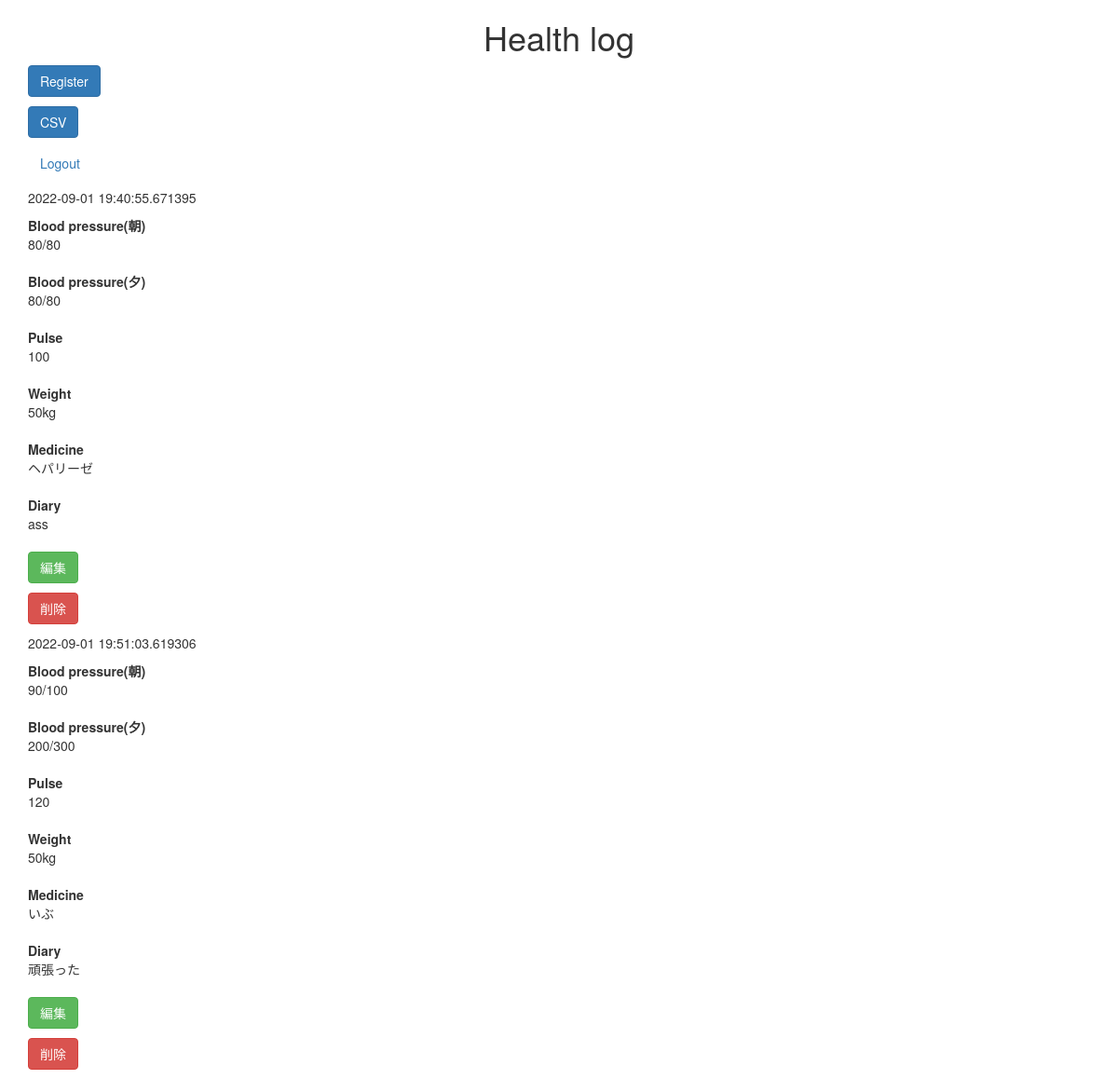
Screenshot of / (signed in) with the database file from the repository.
### app.py (models this page shows)
class Post(db.Model):
    __tablename__ = "healthlog"
    id = db.Column(db.Integer, primary_key=True)
    low_morning = db.Column(db.Integer, nullable=True)
    upper_morning = db.Column(db.Integer, nullable=True)
    low_evening = db.Column(db.Integer, nullable=True)
    upper_evening = db.Column(db.Integer, nullable=True)
    pulse = db.Column(db.Integer, nullable=True)
    weight = db.Column(db.Integer, nullable=True)
    medicine = db.Column(db.String(100), nullable=True)
    diary = db.Column(db.String(300), nullable=True)
    created_at = db.Column(db.DateTime, nullable=False,
                           default=datetime.now(pytz.timezone('Asia/Tokyo')))

### app.py (the view)
@app.route('/')
@login_required
def index():
    if request.method == 'GET':
        posts = Post.query.all()
        return render_template('index.html', posts=posts)

### app.py (called while the page is built)
@login_maneger.user_loader
def load_user(user_id):
    return User.query.get(int(user_id))

### templates/index.html (shortened to what this page needs)
{% extends "bootstrap/base.html" %}
{% block content %}
<div class="container mt-4">
  <div>
    <h1 class="text-center">Health log</h1>
    <div class="d-flex">
      <p class="mt-2 mb-4 mr-4"><a href="/create" role="button" class="btn btn-primary">Register</a></p>
      <p class="mt-2 mb-4 mr-4"><a href="/quickbooks/healthlog" role="button" class="btn btn-primary">CSV</a></p>
      <p class="mt-2 mb-4"><a href="/logout" role="button" class="btn btn-secondary">Logout</a></p>
    </div>
  </div>
    {% for post in posts %}
  <div class="border px-4 py-2 mb-4">
      <article>
        <p>{{post.created_at}}</p>
      <div class="d-md-flex justify-content-between">
      <dl>
        <dt>Blood pressure(朝)</dt>
        <dd>{{post.upper_morning}}/{{post.low_morning}}</dd>
      </dl>
      <dl>
        <dt>Blood pressure(夕)</dt>
        <dd>{{post.upper_evening}}/{{post.low_evening}}</dd>
      </dl>
      <dl>
        <dt>Pulse</dt>
        <dd>{{post.pulse}}</dd>
      </dl>
      <dl>
        <dt>Weight</dt>
        <dd>{{post.weight}}kg</dd>
      </dl>
      <dl>
        <dt>Medicine</dt>
        <dd>{{post.medicine}}</dd>
      </dl>
      <dl>
        <dt>Diary</dt>
        <dd>{{post.diary}}</dd>
      </dl>
    </div>
    </article>
  <div class="d-md-flex justify-content-end">
    <p class="mr-4"><a href="/{{post.id}}/update" role="button" class="btn btn-success">編集</a></p>
    <p><a href="/{{post.id}}/delete" role="button" class="btn btn-danger">削除</a></p>
  </div>
</div>
    {% endfor %}
  {% endblock %}

### rows the page displays
Post: created_at "2022-09-01 19:40:55.671395", upper_morning "80", low_morning "80", upper_evening "80", low_evening "80", pulse "100", weight "50", medicine "ヘパリーゼ", diary "ass"
Post: created_at "2022-09-01 19:51:03.619306", upper_morning "90", low_morning "100", upper_evening "200", low_evening "300", pulse "120", weight "50", medicine "いぶ", diary "頑張った"
